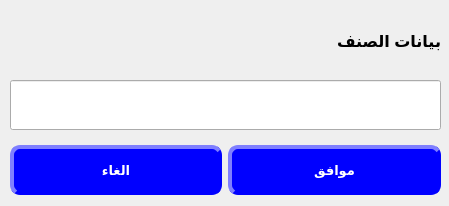
<?xml version="1.0" encoding="UTF-8"?>
<ui version="4.0">
 <class>CustomerGP</class>
 <widget class="QDialog" name="CustomerGP">
  <property name="geometry">
   <rect>
    <x>0</x>
    <y>0</y>
    <width>449</width>
    <height>206</height>
   </rect>
  </property>
  <property name="font">
   <font>
    <weight>50</weight>
    <bold>false</bold>
    <strikeout>false</strikeout>
   </font>
  </property>
  <property name="mouseTracking">
   <bool>false</bool>
  </property>
  <property name="tabletTracking">
   <bool>false</bool>
  </property>
  <property name="windowTitle">
   <string>طرح صنف</string>
  </property>
  <property name="layoutDirection">
   <enum>Qt::RightToLeft</enum>
  </property>
  <property name="styleSheet">
   <string notr="true">QDialog{ qconicalgradient(cx:0.5, cy:0.5, angle:0, stop:0 rgba(255, 255, 255, 255), stop:0.373979 rgba(255, 255, 255, 255), stop:0.373991 rgba(33, 30, 255, 255), stop:0.624018 rgba(33, 30, 255, 255), stop:0.624043 rgba(255, 0, 0, 255), stop:1 rgba(255, 0, 0, 255))  }</string>
  </property>
  <widget class="QWidget" name="horizontalLayoutWidget">
   <property name="geometry">
    <rect>
     <x>10</x>
     <y>600</y>
     <width>641</width>
     <height>91</height>
    </rect>
   </property>
   <layout class="QHBoxLayout" name="horizontalLayout_2">
    <item>
     <widget class="QLabel" name="label_7">
      <property name="maximumSize">
       <size>
        <width>16777215</width>
        <height>50</height>
       </size>
      </property>
      <property name="font">
       <font>
        <pointsize>15</pointsize>
        <weight>75</weight>
        <bold>true</bold>
       </font>
      </property>
      <property name="layoutDirection">
       <enum>Qt::RightToLeft</enum>
      </property>
      <property name="styleSheet">
       <string notr="true">
QLabel{
color:black;
                                        background-color: white;
                                        border-style: outset;
                                        border-width: 1px;
                                        border-radius: 10px;
                                        border-color: gray;
                                        min-width: 6em;
                    color:black;
                                        }
                                        QLabel:hover {
                                        background: qradialgradient(
                                        cx: 0.3, cy: -0.4, fx: 0.3, fy: -0.4,
                                        radius: 1.35, stop: 0 #fff, stop: 1 #bbb
                                        );
                                        }
                                        QLabel:pressed {
                                        border-style: inset;
                                        background: qradialgradient(
                                        cx: 0.4, cy: -0.1, fx: 0.4, fy: -0.1,
                                        radius: 1.35, stop: 0 #fff, stop: 1 #ddd
                                        );
                                        }
                                    </string>
      </property>
      <property name="text">
       <string>19.00</string>
      </property>
      <property name="alignment">
       <set>Qt::AlignCenter</set>
      </property>
     </widget>
    </item>
    <item>
     <widget class="QLabel" name="label_6">
      <property name="maximumSize">
       <size>
        <width>16777215</width>
        <height>50</height>
       </size>
      </property>
      <property name="font">
       <font>
        <pointsize>15</pointsize>
        <weight>75</weight>
        <bold>true</bold>
       </font>
      </property>
      <property name="styleSheet">
       <string notr="true">
QLabel{
color:black;
                                        background-color: white;
                                        border-style: outset;
                                        border-width: 1px;
                                        border-radius: 10px;
                                        border-color: gray;
                                        min-width: 6em;
                    color:black;
                                        }
                                        QLabel:hover {
                                        background: qradialgradient(
                                        cx: 0.3, cy: -0.4, fx: 0.3, fy: -0.4,
                                        radius: 1.35, stop: 0 #fff, stop: 1 #bbb
                                        );
                                        }
                                        QLabel:pressed {
                                        border-style: inset;
                                        background: qradialgradient(
                                        cx: 0.4, cy: -0.1, fx: 0.4, fy: -0.1,
                                        radius: 1.35, stop: 0 #fff, stop: 1 #ddd
                                        );
                                        }
                                    </string>
      </property>
      <property name="text">
       <string>1</string>
      </property>
      <property name="alignment">
       <set>Qt::AlignCenter</set>
      </property>
     </widget>
    </item>
    <item>
     <widget class="QLineEdit" name="lineEdit">
      <property name="minimumSize">
       <size>
        <width>80</width>
        <height>0</height>
       </size>
      </property>
      <property name="maximumSize">
       <size>
        <width>250</width>
        <height>50</height>
       </size>
      </property>
      <property name="sizeIncrement">
       <size>
        <width>0</width>
        <height>0</height>
       </size>
      </property>
      <property name="font">
       <font>
        <pointsize>15</pointsize>
       </font>
      </property>
      <property name="styleSheet">
       <string notr="true">
QLineEdit{
                                        background-color: white;
                                        border-style: outset;
                                        border-width: 1px;
                                        border-radius: 10px;
                                        border-color: gray;
                                        min-width: 6em;
                    color:black;
                                        }
                                        QLineEdit:hover {
                                        background: qradialgradient(
                                        cx: 0.3, cy: -0.4, fx: 0.3, fy: -0.4,
                                        radius: 1.35, stop: 0 #fff, stop: 1 #bbb
                                        );
                                        }
                                        QLineEdit:pressed {
                                        border-style: inset;
                                        background: qradialgradient(
                                        cx: 0.4, cy: -0.1, fx: 0.4, fy: -0.1,
                                        radius: 1.35, stop: 0 #fff, stop: 1 #ddd
                                        );
                                        }
                                    </string>
      </property>
      <property name="text">
       <string/>
      </property>
     </widget>
    </item>
   </layout>
  </widget>
  <widget class="QWidget" name="horizontalLayoutWidget_2">
   <property name="geometry">
    <rect>
     <x>10</x>
     <y>140</y>
     <width>431</width>
     <height>61</height>
    </rect>
   </property>
   <layout class="QHBoxLayout" name="horizontalLayout">
    <item>
     <widget class="QPushButton" name="pushButton_2">
      <property name="minimumSize">
       <size>
        <width>86</width>
        <height>50</height>
       </size>
      </property>
      <property name="font">
       <font>
        <pointsize>10</pointsize>
        <weight>75</weight>
        <bold>true</bold>
       </font>
      </property>
      <property name="styleSheet">
       <string notr="true">
QPushButton{
                                        background-color: blue;
                                        border-style: outset;
                                        border-width: 4px;
                                        border-radius: 10px;
                                        border-color: blue;
                                        min-width: 6em;
color:white;
                                        }
                                        QPushButton:hover {
                                        background: qradialgradient(
                                        cx: 0.3, cy: -0.4, fx: 0.3, fy: -0.4,
                                        radius: 1.35, stop: 0 #fff, stop: 1 #bbb
                                        );
                                        }
                                        QPushButton:pressed {
                                        border-style: inset;
                                        background: qradialgradient(
                                         cx: 0.3, cy: -0.4, fx: 0.3, fy: -0.4,
                                        radius: 1.35, stop: 0 #fff, stop: 1 #ddd
                                        );
                                        }
                                    </string>
      </property>
      <property name="text">
       <string>موافق</string>
      </property>
     </widget>
    </item>
    <item>
     <widget class="QPushButton" name="pushButton">
      <property name="minimumSize">
       <size>
        <width>86</width>
        <height>50</height>
       </size>
      </property>
      <property name="sizeIncrement">
       <size>
        <width>0</width>
        <height>0</height>
       </size>
      </property>
      <property name="font">
       <font>
        <pointsize>10</pointsize>
        <weight>75</weight>
        <bold>true</bold>
       </font>
      </property>
      <property name="styleSheet">
       <string notr="true">
QPushButton{
                                        background-color: blue;
                                        border-style: outset;
                                        border-width: 4px;
                                        border-radius: 10px;
                                        border-color: blue;
                                        min-width: 6em;
color:white;
                                        }
                                        QPushButton:hover {
                                        background: qradialgradient(
                                        cx: 0.3, cy: -0.4, fx: 0.3, fy: -0.4,
                                        radius: 1.35, stop: 0 #fff, stop: 1 #bbb
                                        );
                                        }
                                        QPushButton:pressed {
                                        border-style: inset;
                                        background: qradialgradient(
                                         cx: 0.3, cy: -0.4, fx: 0.3, fy: -0.4,
                                        radius: 1.35, stop: 0 #fff, stop: 1 #ddd
                                        );
                                        }
                                    </string>
      </property>
      <property name="text">
       <string>الغاء</string>
      </property>
     </widget>
    </item>
   </layout>
  </widget>
  <widget class="QWidget" name="verticalLayoutWidget">
   <property name="geometry">
    <rect>
     <x>10</x>
     <y>9</y>
     <width>431</width>
     <height>121</height>
    </rect>
   </property>
   <layout class="QVBoxLayout" name="verticalLayout">
    <item>
     <widget class="QLabel" name="label">
      <property name="font">
       <font>
        <pointsize>12</pointsize>
        <weight>75</weight>
        <bold>true</bold>
       </font>
      </property>
      <property name="text">
       <string>بيانات الصنف</string>
      </property>
      <property name="alignment">
       <set>Qt::AlignLeading|Qt::AlignLeft|Qt::AlignVCenter</set>
      </property>
     </widget>
    </item>
    <item>
     <widget class="QLineEdit" name="lineEdit_2">
      <property name="minimumSize">
       <size>
        <width>0</width>
        <height>50</height>
       </size>
      </property>
     </widget>
    </item>
   </layout>
  </widget>
 </widget>
 <resources/>
 <connections/>
</ui>
